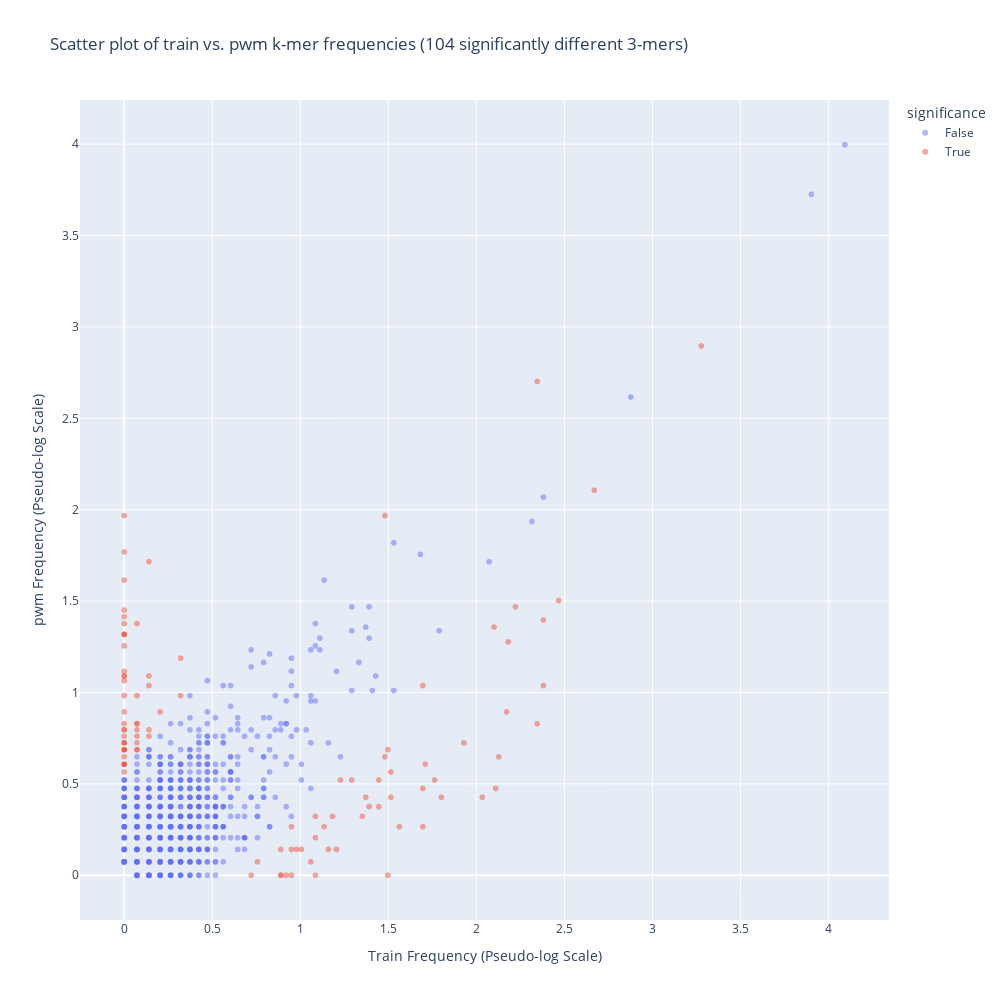

Notebook source saved alongside this figure:
### Code cell
import plotly.express as px
import numpy as np

def pseudo_log_transform(x, threshold=1e-3):
    return np.sign(x) * np.log1p(np.abs(x / threshold))

pwm_train_df['pseudo_train_freq'] = pseudo_log_transform(pwm_train_df['train_freq'])
pwm_train_df['pseudo_pwm_freq'] = pseudo_log_transform(pwm_train_df['pwm_freq'])
pwm_train_df['significance'] = np.where(pwm_train_df['adjusted_p_value'] < 0.05, True, False)

significant_count = pwm_train_df['significance'].value_counts().get(True, 0)

fig = px.scatter(
    pwm_train_df,
    x="pseudo_train_freq",
    y="pseudo_pwm_freq",
    hover_name="kmer",  
    color="significance",
    labels={"pseudo_train_freq": "Pseudo-log Train Frequency", "pseudo_pwm_freq": "Pseudo-log pwm Frequency"},
    title=f"Scatter plot of train vs. pwm k-mer frequencies ({significant_count} significantly different 3-mers)",
    width=1000,
    height=1000,
    opacity=0.5
)

fig.update_layout(
    xaxis_title="Train Frequency (Pseudo-log Scale)",
    yaxis_title="pwm Frequency (Pseudo-log Scale)"
)

fig.show()

### Figure 1 — Plotly figure (JSON) as saved in the notebook; plotly's stock layout.template omitted (floating-point values rounded to 4 significant figures; data arrays with more than 128 entries replaced by an {"elided": "..."} marker saying what was removed)
{"data": [{"hovertemplate": "<b>%{hovertext}</b><br><br>significance=False<br>Pseudo-log Train Frequency=%{x}<br>Pseudo-log pwm Frequency=%{y}<extra></extra>", "hovertext": {"elided": "3924 str values"}, "legendgroup": "False", "marker": {"color": "#636efa", "opacity": 0.5, "symbol": "circle"}, "mode": "markers", "name": "False", "showlegend": true, "x": {"elided": "3924 float values"}, "xaxis": "x", "y": {"elided": "3924 float values"}, "yaxis": "y", "type": "scattergl"}, {"hovertemplate": "<b>%{hovertext}</b><br><br>significance=True<br>Pseudo-log Train Frequency=%{x}<br>Pseudo-log pwm Frequency=%{y}<extra></extra>", "hovertext": ["ELT", "AFF", "NVL", "GEL", "GAN", "SSS", "GYT", "EEL", "EKL", "YNE", "EAH", "AHF", "AAS", "YEL", "NYG", "DTQ", "LYF", "QET", "QYF", "NTE", "YHF", "YPA", "EQY", "EQH", "AVS", "ELY", "GQG", "PQF", "YGQ", "SEQ", "AYF", "VLT", "NKQ", "QTF", "KNI", "LAG", "YNS", "GPQ", "CSS", "NQE", "EEQ", "NPQ", "NEK", "SPL", "KQY", "GQH", "TIY", "YEQ", "PQH", "GQT", "SYN", "ATF", "NSP", "EAY", "SAR", "NTQ", "QFF", "CSA", "QEQ", "NTI", "EYY", "RDR", "ETQ", "TQF", "TEQ", "PLH", "TEA", "AKN", "DRG", "YTQ", "EAF", "TGE", "NYP", "YTF", "NIQ", "GQF", "TDT", "YGY", "SSY", "TPQ", "YYF", "TQT", "SNQ", "NEE", "SLG", "CAA", "NEQ", "EQT", "ANV", "KLF", "TQY", "TSD", "CSV", "PLF", "PQY", "PYY", "STQ", "YFF", "QPQ", "EYF", "NQP", "SYE", "YPQ", "NGQ"], "legendgroup": "True", "marker": {"color": "#EF553B", "opacity": 0.5, "symbol": "circle"}, "mode": "markers", "name": "True", "showlegend": true, "x": [0.0, 2.222, 0.9494, 1.445, 1.135, 1.48, 2.109, 0.0, 1.497, 1.801, 0.0, 0.0, 0.07272, 0.0, 0.9494, 1.763, 0.0, 1.06, 3.277, 1.514, 0.0, 0.0, 2.669, 0.0, 0.0, 0.1405, 1.292, 0.0, 0.0, 0.204, 0.0, 0.9781, 0.0, 0.0, 0.8892, 1.372, 0.7568, 0.1405, 0.0, 0.1405, 0.1405, 0.0, 1.086, 1.497, 0.07272, 0.0, 1.205, 2.467, 2.38, 0.32, 1.391, 0.0, 1.159, 0.07272, 1.086, 0.07272, 2.345, 1.696, 0.0, 1.086, 0.0, 0.9494, 1.709, 0.0, 0.32, 1.514, 2.033, 0.7208, 1.183, 0.0, 2.171, 1.228, 0.0, 2.127, 1.006, 0.07272, 1.352, 1.696, 1.696, 0.07272, 0.0, 0.0, 1.48, 0.0, 2.18, 0.1405, 2.1, 0.0, 0.9197, 1.563, 2.38, 0.8892, 0.8892, 0.0, 0.0, 0.0, 0.07272, 0.0, 2.345, 0.07272, 1.929, 1.445, 0.0, 0.07272], "xaxis": "x", "y": [0.687, 1.469, 0.0, 0.3756, 0.2654, 1.968, 0.4749, 0.6481, 0.0, 0.4265, 0.6075, 1.065, 1.377, 0.687, 0.1415, 0.5211, 1.615, 0.07324, 2.896, 0.5652, 0.8293, 0.5652, 2.106, 1.377, 0.687, 1.038, 0.5211, 1.318, 0.7956, 0.8935, 1.318, 0.1415, 0.6075, 1.968, 0.0, 0.4265, 0.07324, 0.7607, 1.769, 0.7956, 1.09, 0.6075, 0.0, 0.687, 0.7246, 0.7246, 0.1415, 1.503, 1.038, 0.9827, 0.3756, 0.7246, 0.1415, 0.8293, 0.322, 0.687, 2.702, 0.4749, 1.09, 0.2054, 0.8935, 0.2654, 0.6075, 1.116, 1.188, 0.4265, 0.4265, 0.0, 0.322, 0.9827, 0.8935, 0.5211, 0.7607, 0.6481, 0.1415, 0.9827, 0.322, 0.2654, 1.038, 0.8293, 1.415, 0.7956, 0.6481, 0.6075, 1.276, 1.715, 1.358, 1.318, 0.0, 0.2654, 1.396, 0.1415, 0.0, 0.7246, 1.451, 0.687, 0.7607, 1.255, 0.8293, 0.7956, 0.7246, 0.5211, 1.09, 0.687], "yaxis": "y", "type": "scattergl"}], "layout": {"xaxis": {"anchor": "y", "domain": [0.0, 1.0], "title": {"text": "Train Frequency (Pseudo-log Scale)"}}, "yaxis": {"anchor": "x", "domain": [0.0, 1.0], "title": {"text": "pwm Frequency (Pseudo-log Scale)"}}, "legend": {"title": {"text": "significance"}, "tracegroupgap": 0}, "title": {"text": "Scatter plot of train vs. pwm k-mer frequencies (104 significantly different 3-mers)"}, "height": 1000, "width": 1000}}
